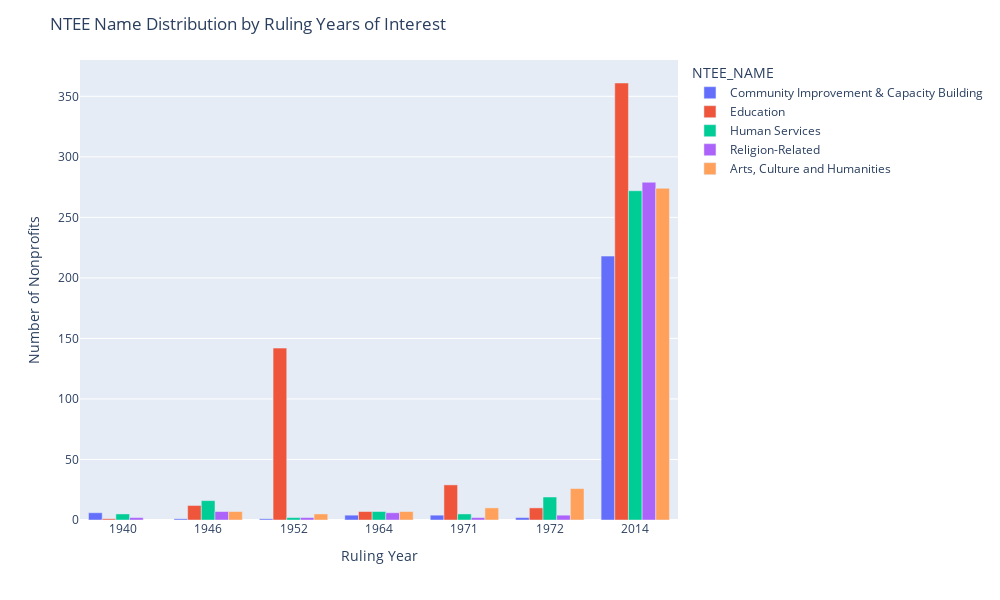

Here is the notebook cell this chart was saved with:
### Code cell
# group by ruling and name
pd.set_option('display.float_format', lambda x: '%.0f' % x)
ruling_years = [1940, 1946, 1952, 1964, 1971, 1972, 2014]
df_city_rulingname = df_city_nteena[df_city_nteena['RULING_YEAR'].isin(ruling_years)].groupby(['RULING_YEAR','NTEE_NAME'])['EIN'].count().reset_index()

# get the top 5 NTEE names by total count
top_ntee_names = df_city_rulingname.groupby('NTEE_NAME')['EIN'].sum().nlargest(5).index
df_city_rulingname = df_city_rulingname[df_city_rulingname['NTEE_NAME'].isin(top_ntee_names)]
df_city_rulingname['RULING_YEAR'] = df_city_rulingname['RULING_YEAR'].astype('int').astype('str')

# plot group by ruling and name
fig = px.bar(df_city_rulingname, x='RULING_YEAR',y='EIN', color='NTEE_NAME',barmode='group',category_orders={'RULING_YEAR': ['1940', '1946', '1952', '1964', '1971', '1972', '2014']})
fig.update_layout(
    title='NTEE Name Distribution by Ruling Years of Interest',
    xaxis=dict(title='Ruling Year'),
    yaxis=dict(title='Number of Nonprofits'),
    width=1000,
    height=600,)
fig.show()


# group by ruling and name
ntee_list = ['Environment','Civil Rights, Social Action & Advocacy']
df_city_rulingname = df_city_nteena[
    df_city_nteena['RULING_YEAR'].isin(ruling_years) & df_city_nteena['NTEE_NAME'].isin(ntee_list)
].groupby(['RULING_YEAR', 'NTEE_NAME'])['EIN'].count().reset_index()

df_city_rulingname['RULING_YEAR'] = df_city_rulingname['RULING_YEAR'].astype(int).astype('str')

# plot group by ruling and name
fig = px.bar(df_city_rulingname, x='RULING_YEAR',y='EIN', color='NTEE_NAME',barmode='group',category_orders={'RULING_YEAR': ['1940', '1946', '1952', '1964', '1971', '1972', '2014']})
fig.update_layout(
    title='Targeted NTEE Name Distribution by Ruling Years of Interest',
    xaxis=dict(title='Ruling Year'),
    yaxis=dict(title='Number of Nonprofits'),
    width=1000,
    height=600,)
fig.show()


# group by ruling and name
ntee_list = ['Environment','Civil Rights, Social Action & Advocacy']
df_city_rulingname = df_city_nteena[ df_city_nteena['NTEE_NAME'].isin(ntee_list)].groupby(['RULING_YEAR', 'NTEE_NAME'])['EIN'].count().reset_index()

#df_city_rulingname['RULING_YEAR'] = df_city_rulingname['RULING_YEAR'].astype(int).astype('str')

# plot group by ruling and name
fig = px.line(df_city_rulingname, x='RULING_YEAR',y='EIN', color='NTEE_NAME')
fig.update_layout(
    title='Targeted NTEE Name Distribution by Ruling Year',
    xaxis=dict(title='Ruling Year'),
    yaxis=dict(title='Number of Nonprofits'),
    width=1000,
    height=600,)
fig.show()

### Figure 1 — Plotly figure (JSON) as saved in the notebook; plotly's stock layout.template omitted (floating-point values rounded to 4 significant figures)
{"data": [{"alignmentgroup": "True", "hovertemplate": "NTEE_NAME=Community Improvement & Capacity Building<br>RULING_YEAR=%{x}<br>EIN=%{y}<extra></extra>", "legendgroup": "Community Improvement & Capacity Building", "marker": {"color": "#636efa", "pattern": {"shape": ""}}, "name": "Community Improvement & Capacity Building", "offsetgroup": "Community Improvement & Capacity Building", "orientation": "v", "showlegend": true, "textposition": "auto", "type": "bar", "x": ["1940", "1946", "1952", "1964", "1971", "1972", "2014"], "xaxis": "x", "y": [6, 1, 1, 4, 4, 2, 218], "yaxis": "y"}, {"alignmentgroup": "True", "hovertemplate": "NTEE_NAME=Education<br>RULING_YEAR=%{x}<br>EIN=%{y}<extra></extra>", "legendgroup": "Education", "marker": {"color": "#EF553B", "pattern": {"shape": ""}}, "name": "Education", "offsetgroup": "Education", "orientation": "v", "showlegend": true, "textposition": "auto", "type": "bar", "x": ["1940", "1946", "1952", "1964", "1971", "1972", "2014"], "xaxis": "x", "y": [1, 12, 142, 7, 29, 10, 361], "yaxis": "y"}, {"alignmentgroup": "True", "hovertemplate": "NTEE_NAME=Human Services<br>RULING_YEAR=%{x}<br>EIN=%{y}<extra></extra>", "legendgroup": "Human Services", "marker": {"color": "#00cc96", "pattern": {"shape": ""}}, "name": "Human Services", "offsetgroup": "Human Services", "orientation": "v", "showlegend": true, "textposition": "auto", "type": "bar", "x": ["1940", "1946", "1952", "1964", "1971", "1972", "2014"], "xaxis": "x", "y": [5, 16, 2, 7, 5, 19, 272], "yaxis": "y"}, {"alignmentgroup": "True", "hovertemplate": "NTEE_NAME=Religion-Related<br>RULING_YEAR=%{x}<br>EIN=%{y}<extra></extra>", "legendgroup": "Religion-Related", "marker": {"color": "#ab63fa", "pattern": {"shape": ""}}, "name": "Religion-Related", "offsetgroup": "Religion-Related", "orientation": "v", "showlegend": true, "textposition": "auto", "type": "bar", "x": ["1940", "1946", "1952", "1964", "1971", "1972", "2014"], "xaxis": "x", "y": [2, 7, 2, 6, 2, 4, 279], "yaxis": "y"}, {"alignmentgroup": "True", "hovertemplate": "NTEE_NAME=Arts, Culture and Humanities<br>RULING_YEAR=%{x}<br>EIN=%{y}<extra></extra>", "legendgroup": "Arts, Culture and Humanities", "marker": {"color": "#FFA15A", "pattern": {"shape": ""}}, "name": "Arts, Culture and Humanities", "offsetgroup": "Arts, Culture and Humanities", "orientation": "v", "showlegend": true, "textposition": "auto", "type": "bar", "x": ["1946", "1952", "1964", "1971", "1972", "2014"], "xaxis": "x", "y": [7, 5, 7, 10, 26, 274], "yaxis": "y"}], "layout": {"barmode": "group", "height": 600, "legend": {"title": {"text": "NTEE_NAME"}, "tracegroupgap": 0}, "margin": {"t": 60}, "title": {"text": "NTEE Name Distribution by Ruling Years of Interest"}, "width": 1000, "xaxis": {"anchor": "y", "categoryarray": ["1940", "1946", "1952", "1964", "1971", "1972", "2014"], "categoryorder": "array", "domain": [0, 1], "title": {"text": "Ruling Year"}}, "yaxis": {"anchor": "x", "domain": [0, 1], "title": {"text": "Number of Nonprofits"}}}}
